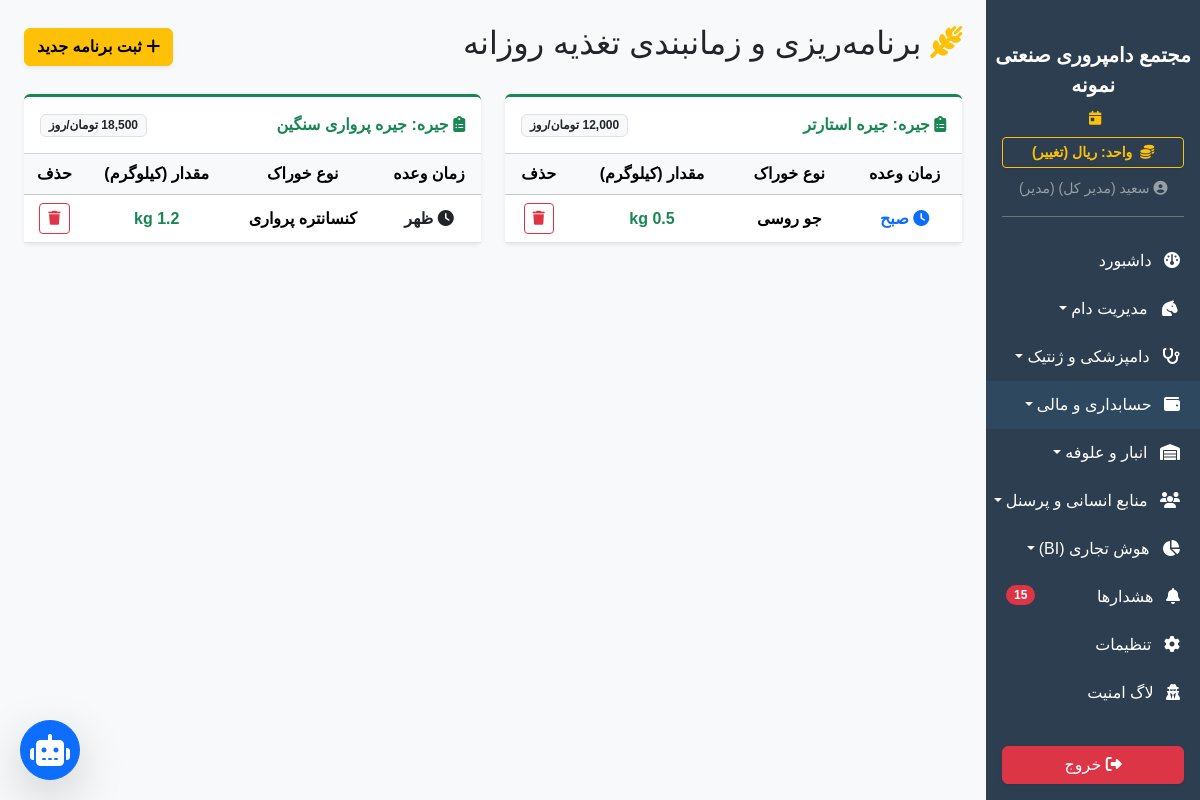
Screenshot of /feeding_schedule (signed in) with the database file from the repository.
### app/models.py (models this page shows)
class SystemSetting(db.Model):
    id = db.Column(db.Integer, primary_key=True)
    key = db.Column(db.String(50), unique=True, nullable=False)
    value = db.Column(db.String(255), nullable=False)
    description = db.Column(db.String(255), nullable=True)

class User(UserMixin, db.Model):
    id = db.Column(db.Integer, primary_key=True)
    username = db.Column(db.String(50), unique=True, nullable=False)
    password_hash = db.Column(db.String(255), nullable=False)
    name = db.Column(db.String(100), nullable=False)
    role = db.Column(db.String(20), default='کارگر') # مدیر، دامپزشک، حسابدار، کارگر
    can_view_livestock = db.Column(db.Boolean, default=False)
    can_view_finance = db.Column(db.Boolean, default=False)
    can_view_inventory = db.Column(db.Boolean, default=False)
    can_view_hr = db.Column(db.Boolean, default=False)
    can_view_reports = db.Column(db.Boolean, default=False)
    can_view_settings = db.Column(db.Boolean, default=False)

class FeedRation(db.Model):
    id = db.Column(db.Integer, primary_key=True)
    name = db.Column(db.String(100), nullable=False)
    daily_cost = db.Column(db.Float, default=0.0)
    description = db.Column(db.String(255), nullable=True)
    schedules = db.relationship('FeedingSchedule', backref='ration', lazy=True, cascade="all, delete-orphan")

class FeedingSchedule(db.Model):
    id = db.Column(db.Integer, primary_key=True)
    feed_ration_id = db.Column(db.Integer, db.ForeignKey('feed_ration.id'), nullable=False)
    time_of_day = db.Column(db.String(50), nullable=False)
    feed_type = db.Column(db.String(100), nullable=False)
    amount_kg = db.Column(db.Float, nullable=False)

### app/blueprints/dashboard.py (the view)
@dashboard_bp.route('/feeding_schedule')
def feeding_schedule():
    from app.models import FeedRation
    return render_template('dashboard/feeding.html', rations=FeedRation.query.all())

### app/__init__.py (called while the page is built)
def get_system_setting(key, default):
    from app.models import SystemSetting
    s = SystemSetting.query.filter_by(key=key).first()
    return s.value if s else default

### app/blueprints/dashboard.py (called while the page is built)
@dashboard_bp.app_context_processor
def inject_settings():
    try:
        all_settings = {s.key: s.value for s in SystemSetting.query.all()}
    except:
        all_settings = {}
    return dict(system_settings=all_settings)

### app/templates/dashboard/feeding.html (shortened to what this page needs)
{% extends 'base.html' %}
{% block content %}
<div class="d-flex justify-content-between align-items-center mb-4">
    <h2><i class="fa-solid fa-wheat-awn text-warning"></i> برنامه‌ریزی و زمانبندی تغذیه روزانه</h2>
    <button class="btn btn-warning shadow-sm fw-bold" data-bs-toggle="modal" data-bs-target="#addScheduleModal"><i class="fa-solid fa-plus"></i> ثبت برنامه جدید</button>
</div>
<div class="row g-4">
    {% for ration in rations %}
    <div class="col-lg-6">
        <div class="card shadow-sm border-0 h-100 border-top border-success border-3">
            <div class="card-header bg-white fw-bold py-3 d-flex justify-content-between align-items-center">
                <span class="text-success"><i class="fa-solid fa-clipboard-list"></i> جیره: {{ ration.name }}</span>
                <span class="badge bg-light text-dark border">{{ "{:,.0f}".format(ration.daily_cost) }} تومان/روز</span>
            </div>
            <div class="card-body p-0">
                <div class="table-responsive">
                    <table class="table table-hover align-middle text-center mb-0">
                        <thead class="table-light"><tr><th>زمان وعده</th><th>نوع خوراک</th><th>مقدار (کیلوگرم)</th><th>حذف</th></tr></thead>
                        <tbody>
                            {% for schedule in ration.schedules %}
                            <tr>
                                <td class="fw-bold
                                    {% if schedule.time_of_day == 'صبح' %}text-primary
                                    {% elif schedule.time_of_day == 'ظهر' %}text-warning text-dark
                                    {% else %}text-secondary{% endif %}">
                                    <i class="fa-solid fa-clock"></i> {{ schedule.time_of_day }}
                                </td>
                                <td class="fw-bold">{{ schedule.feed_type }}</td>
                                <td class="text-success fw-bold">{{ schedule.amount_kg }} kg</td>
                                <td><a href="{{ url_for('dashboard.delete_setting', type='schedule', id=schedule.id) }}" class="btn btn-sm btn-outline-danger" onclick="return confirm('حذف شود؟')"><i class="fa-solid fa-trash"></i></a></td>
                            </tr>
                            {% else %}
                            <tr><td colspan="4" class="text-muted py-4">برنامه تغذیه‌ای برای این جیره ثبت نشده است.</td></tr>
                            {% endfor %}
                        </tbody>
                    </table>
                </div>
            </div>
        </div>
    </div>
    {% else %}
    <div class="col-12"><div class="alert alert-warning text-center">ابتدا باید در بخش تنظیمات، یک جیره غذایی تعریف کنید.</div></div>
    {% endfor %}
</div>
{% endblock %}

### app/templates/base.html (shortened to what this page needs)
<!DOCTYPE html>
<html lang="fa" dir="rtl">
<head>
    <link href="https://cdn.jsdelivr.net/gh/rastikerdar/vazirmatn@v33.003/Vazirmatn-font-face.css" rel="stylesheet">
    <link rel="stylesheet" href="https://unpkg.com/persian-datepicker@1.2.0/dist/css/persian-datepicker.min.css">
    <link rel="stylesheet" href="https://cdn.jsdelivr.net/npm/bootstrap@5.3.2/dist/css/bootstrap.rtl.min.css">
    <link rel="stylesheet" href="https://cdnjs.cloudflare.com/ajax/libs/font-awesome/6.4.2/css/all.min.css">
    <link rel="stylesheet" href="{{ url_for('static', filename='css/style.css') }}">
</head>
<body>
    <div class="d-flex" id="wrapper">
        <div class="sidebar-bg d-flex flex-column" id="sidebar-wrapper">
            <div class="sidebar-heading text-center pt-3 pb-2 text-white">
                <div class="fs-5 fw-bold">{{ system_settings.get('farm_name', 'دامداری من') }}</div>
            </div>
            <div class="text-center text-warning small mb-2 px-3">
                <i class="fa-solid fa-calendar-day me-1"></i>
            </div>
            <div class="px-3 mb-2">
                <a href="{{ url_for('dashboard.toggle_currency') }}" class="btn btn-sm btn-outline-warning w-100 fw-bold shadow-sm">
                    <i class="fa-solid fa-coins me-1"></i> واحد: {{ get_system_currency_from_settings() }} (تغییر)
                </a>
            </div>
            <div class="text-center text-white-50 mb-3 pb-3 border-bottom border-secondary mx-3">
                <small><i class="fa-solid fa-circle-user"></i> {% if current_user.is_authenticated %}{{ current_user.name }} ({{ current_user.role }}){% endif %}</small>
            </div>
            <div class="list-group list-group-flush my-1" id="sidebar-accordion" style="overflow-y: auto;">
                <a href="{{ url_for('dashboard.index') }}" class="list-group-item list-group-item-action bg-transparent text-white "><i class="fa-solid fa-gauge me-2"></i> داشبورد</a>
                {% if current_user.is_authenticated %}
                    {% if current_user.can_view_livestock %}
                    <a href="#livestockSubmenu" data-bs-toggle="collapse" class="list-group-item list-group-item-action bg-transparent text-white dropdown-toggle {% if request.blueprint == 'livestock' %}active-sidebar-link{% endif %}"><i class="fa-solid fa-horse-head me-2"></i> مدیریت دام</a>
                    {% if current_user.role in ['مدیر', 'دامپزشک'] %}
                    <a href="#vetSubmenu" data-bs-toggle="collapse" class="list-group-item list-group-item-action bg-transparent text-white dropdown-toggle"><i class="fa-solid fa-stethoscope me-2"></i> دامپزشکی و ژنتیک</a>
                    {% endif %}
                    {% endif %}
                    {% if current_user.can_view_finance %}
                    <a href="#financeSubmenu" data-bs-toggle="collapse" class="list-group-item list-group-item-action bg-transparent text-white dropdown-toggle finance-menu-item " ><i class="fa-solid fa-wallet me-2"></i> حسابداری و مالی</a>
                    {% endif %}
                    {% if current_user.can_view_inventory or current_user.role == 'مدیر' %}
                    <a href="#inventorySubmenu" data-bs-toggle="collapse" class="list-group-item list-group-item-action bg-transparent text-white dropdown-toggle {% if request.blueprint == 'inventory' %}active-sidebar-link{% endif %}"><i class="fa-solid fa-warehouse me-2"></i> انبار و علوفه</a>
                    {% endif %}
                    {% if current_user.can_view_hr or current_user.role == 'مدیر' %}
                    <a href="#hrSubmenu" data-bs-toggle="collapse" class="list-group-item list-group-item-action bg-transparent text-white dropdown-toggle {% if request.blueprint == 'hr' %}active-sidebar-link{% endif %}"><i class="fa-solid fa-users me-2"></i> منابع انسانی و پرسنل</a>
                    {% endif %}
                    {% if current_user.can_view_reports or current_user.role == 'مدیر' %}
                    <a href="#biSubmenu" data-bs-toggle="collapse" class="list-group-item list-group-item-action bg-transparent text-white dropdown-toggle {% if request.blueprint == 'reports' %}active-sidebar-link{% endif %}"><i class="fa-solid fa-chart-pie me-2"></i> هوش تجاری (BI)</a>
                    {% endif %}
                    {% if current_user.role != 'کارگر' %}
                    <a href="{{ url_for('dashboard.warnings') }}" class="list-group-item list-group-item-action bg-transparent text-white">
                    <i class="fa-solid fa-bell me-2"></i> هشدارها
                    {% if global_warnings_count and global_warnings_count > 0 %}<span class="badge bg-danger rounded-pill float-end">{{ global_warnings_count }}</span>{% endif %}
                    </a>
                    {% endif %}
                    {% if current_user.can_view_settings or current_user.role == 'مدیر' %}
                    <a href="{{ url_for('dashboard.settings') }}" class="list-group-item list-group-item-action bg-transparent text-white"><i class="fa-solid fa-gear me-2"></i> تنظیمات</a>
                    {% endif %}
                    <a href="{{ url_for('dashboard.audit_logs') }}" class="list-group-item list-group-item-action bg-transparent text-white"><i class="fa-solid fa-user-secret me-2"></i> لاگ امنیت </a>
                    {% endif %}
            </div>
            <div class="mt-auto p-3 w-100">
                <a href="{{ url_for('auth.logout') }}" class="btn btn-danger w-100 shadow-sm"><i class="fa-solid fa-right-from-bracket"></i> خروج</a>
            </div>
        </div>
        <div id="page-content-wrapper" class="w-100 bg-light" style="overflow-x: hidden;">
            <div class="container-fluid p-4">{% block content %}{% endblock %}</div>
        </div>
    </div>
    {% if current_user.is_authenticated and current_user.role in ['مدیر', 'دامپزشک'] %}
    <button id="chatbot-btn" class="btn btn-primary rounded-circle shadow-lg d-flex justify-content-center align-items-center" style="position: fixed; bottom: 20px; left: 20px; width: 60px; height: 60px; z-index: 1050; transition: transform 0.3s;">
        <i class="fa-solid fa-robot fa-2x"></i>
    </button>
    {% endif %}
</body>
</html>

### app/static/css/style.css (style rules this page uses)
body { font-family: 'Vazirmatn', sans-serif !important; background-color: #f8f9fa; }
#sidebar-wrapper { height: 100vh; position: sticky; top: 0; overflow-y: auto; width: 260px; background-color: #2c3e50; transition: margin .3s ease-out, transform .3s ease-out; }
#sidebar-wrapper .list-group-item { border: none; padding: 12px 20px; transition: all 0.3s; }
#page-content-wrapper { min-width: 0; width: 100%; }
.table-responsive { overflow-x: auto; overflow-y: visible !important; }

### app/templates/base.html (style rules this page uses)
.finance-menu-item { background-color: rgba(52, 152, 219, 0.1) !important; border-bottom: 1px solid rgba(255,255,255,0.05); }

### rows the page displays
SystemSetting: get "مجتمع دامپروری صنعتی نمونه"
SystemSetting: value "ریال"
User: name "سعید (مدیر کل)", role "مدیر"
FeedRation: name "جیره استارتر", daily_cost "12,000"
FeedingSchedule: time_of_day "صبح", feed_type "جو روسی"
FeedRation: name "جیره پرواری سنگین", daily_cost "18,500"
FeedingSchedule: time_of_day "ظهر", feed_type "کنسانتره پرواری"

### other values shown
{{ global_warnings_count }} "15"
